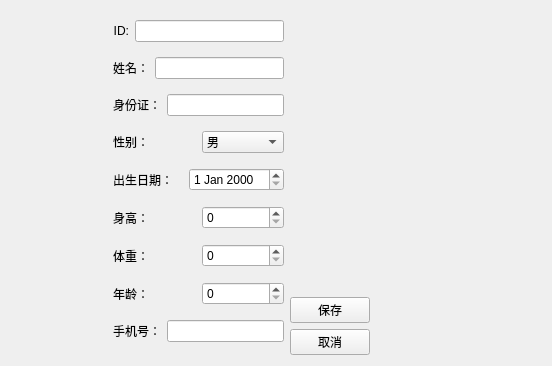
<?xml version="1.0" encoding="UTF-8"?>
<ui version="4.0">
 <class>PatientEditView</class>
 <widget class="QWidget" name="PatientEditView">
  <property name="geometry">
   <rect>
    <x>0</x>
    <y>0</y>
    <width>552</width>
    <height>366</height>
   </rect>
  </property>
  <property name="windowTitle">
   <string>Form</string>
  </property>
  <layout class="QHBoxLayout" name="horizontalLayout_10">
   <item>
    <spacer name="horizontalSpacer">
     <property name="orientation">
      <enum>Qt::Orientation::Horizontal</enum>
     </property>
     <property name="sizeType">
      <enum>QSizePolicy::Policy::Fixed</enum>
     </property>
     <property name="sizeHint" stdset="0">
      <size>
       <width>102</width>
       <height>20</height>
      </size>
     </property>
    </spacer>
   </item>
   <item>
    <layout class="QGridLayout" name="gridLayout">
     <item row="0" column="0">
      <layout class="QHBoxLayout" name="horizontalLayout">
       <item>
        <widget class="QLabel" name="label">
         <property name="layoutDirection">
          <enum>Qt::LayoutDirection::LeftToRight</enum>
         </property>
         <property name="text">
          <string>ID:</string>
         </property>
         <property name="alignment">
          <set>Qt::AlignmentFlag::AlignRight|Qt::AlignmentFlag::AlignTrailing|Qt::AlignmentFlag::AlignVCenter</set>
         </property>
        </widget>
       </item>
       <item>
        <widget class="QLineEdit" name="lineEdit"/>
       </item>
      </layout>
     </item>
     <item row="1" column="0">
      <layout class="QHBoxLayout" name="horizontalLayout_2">
       <item>
        <widget class="QLabel" name="label_2">
         <property name="layoutDirection">
          <enum>Qt::LayoutDirection::LeftToRight</enum>
         </property>
         <property name="text">
          <string>姓名：</string>
         </property>
         <property name="alignment">
          <set>Qt::AlignmentFlag::AlignRight|Qt::AlignmentFlag::AlignTrailing|Qt::AlignmentFlag::AlignVCenter</set>
         </property>
        </widget>
       </item>
       <item>
        <widget class="QLineEdit" name="lineEdit_2"/>
       </item>
      </layout>
     </item>
     <item row="2" column="0">
      <layout class="QHBoxLayout" name="horizontalLayout_3">
       <item>
        <widget class="QLabel" name="label_3">
         <property name="layoutDirection">
          <enum>Qt::LayoutDirection::LeftToRight</enum>
         </property>
         <property name="text">
          <string>身份证：</string>
         </property>
         <property name="alignment">
          <set>Qt::AlignmentFlag::AlignRight|Qt::AlignmentFlag::AlignTrailing|Qt::AlignmentFlag::AlignVCenter</set>
         </property>
        </widget>
       </item>
       <item>
        <widget class="QLineEdit" name="lineEdit_7"/>
       </item>
      </layout>
     </item>
     <item row="3" column="0">
      <layout class="QHBoxLayout" name="horizontalLayout_4">
       <item>
        <widget class="QLabel" name="label_8">
         <property name="text">
          <string>性别：</string>
         </property>
         <property name="alignment">
          <set>Qt::AlignmentFlag::AlignLeading|Qt::AlignmentFlag::AlignLeft|Qt::AlignmentFlag::AlignVCenter</set>
         </property>
        </widget>
       </item>
       <item>
        <widget class="QComboBox" name="comboBox">
         <item>
          <property name="text">
           <string>男</string>
          </property>
         </item>
         <item>
          <property name="text">
           <string>女</string>
          </property>
         </item>
        </widget>
       </item>
      </layout>
     </item>
     <item row="4" column="0">
      <layout class="QHBoxLayout" name="horizontalLayout_5">
       <item>
        <widget class="QLabel" name="label_4">
         <property name="layoutDirection">
          <enum>Qt::LayoutDirection::LeftToRight</enum>
         </property>
         <property name="text">
          <string>出生日期：</string>
         </property>
         <property name="alignment">
          <set>Qt::AlignmentFlag::AlignLeading|Qt::AlignmentFlag::AlignLeft|Qt::AlignmentFlag::AlignVCenter</set>
         </property>
        </widget>
       </item>
       <item>
        <widget class="QDateEdit" name="dateEdit"/>
       </item>
      </layout>
     </item>
     <item row="5" column="0">
      <layout class="QHBoxLayout" name="horizontalLayout_6">
       <item>
        <widget class="QLabel" name="label_5">
         <property name="layoutDirection">
          <enum>Qt::LayoutDirection::LeftToRight</enum>
         </property>
         <property name="text">
          <string>身高：</string>
         </property>
         <property name="alignment">
          <set>Qt::AlignmentFlag::AlignLeading|Qt::AlignmentFlag::AlignLeft|Qt::AlignmentFlag::AlignVCenter</set>
         </property>
        </widget>
       </item>
       <item>
        <widget class="QSpinBox" name="spinBox_2"/>
       </item>
      </layout>
     </item>
     <item row="6" column="0">
      <layout class="QHBoxLayout" name="horizontalLayout_7">
       <item>
        <widget class="QLabel" name="label_6">
         <property name="layoutDirection">
          <enum>Qt::LayoutDirection::LeftToRight</enum>
         </property>
         <property name="text">
          <string>体重：</string>
         </property>
         <property name="alignment">
          <set>Qt::AlignmentFlag::AlignLeading|Qt::AlignmentFlag::AlignLeft|Qt::AlignmentFlag::AlignVCenter</set>
         </property>
        </widget>
       </item>
       <item>
        <widget class="QSpinBox" name="spinBox_3"/>
       </item>
      </layout>
     </item>
     <item row="7" column="0">
      <layout class="QHBoxLayout" name="horizontalLayout_8">
       <item>
        <widget class="QLabel" name="label_9">
         <property name="text">
          <string>年龄：</string>
         </property>
        </widget>
       </item>
       <item>
        <widget class="QSpinBox" name="spinBox"/>
       </item>
      </layout>
     </item>
     <item row="8" column="0">
      <layout class="QHBoxLayout" name="horizontalLayout_9">
       <item>
        <widget class="QLabel" name="label_7">
         <property name="layoutDirection">
          <enum>Qt::LayoutDirection::LeftToRight</enum>
         </property>
         <property name="text">
          <string>手机号：</string>
         </property>
         <property name="alignment">
          <set>Qt::AlignmentFlag::AlignRight|Qt::AlignmentFlag::AlignTrailing|Qt::AlignmentFlag::AlignVCenter</set>
         </property>
        </widget>
       </item>
       <item>
        <widget class="QLineEdit" name="lineEdit_3"/>
       </item>
      </layout>
     </item>
    </layout>
   </item>
   <item>
    <layout class="QVBoxLayout" name="verticalLayout">
     <item>
      <spacer name="verticalSpacer">
       <property name="orientation">
        <enum>Qt::Orientation::Vertical</enum>
       </property>
       <property name="sizeHint" stdset="0">
        <size>
         <width>20</width>
         <height>40</height>
        </size>
       </property>
      </spacer>
     </item>
     <item>
      <widget class="QPushButton" name="pushButton">
       <property name="text">
        <string>保存</string>
       </property>
      </widget>
     </item>
     <item>
      <widget class="QPushButton" name="pushButton_2">
       <property name="text">
        <string>取消</string>
       </property>
      </widget>
     </item>
    </layout>
   </item>
   <item>
    <spacer name="horizontalSpacer_2">
     <property name="orientation">
      <enum>Qt::Orientation::Horizontal</enum>
     </property>
     <property name="sizeHint" stdset="0">
      <size>
       <width>155</width>
       <height>20</height>
      </size>
     </property>
    </spacer>
   </item>
  </layout>
 </widget>
 <resources/>
 <connections/>
</ui>
